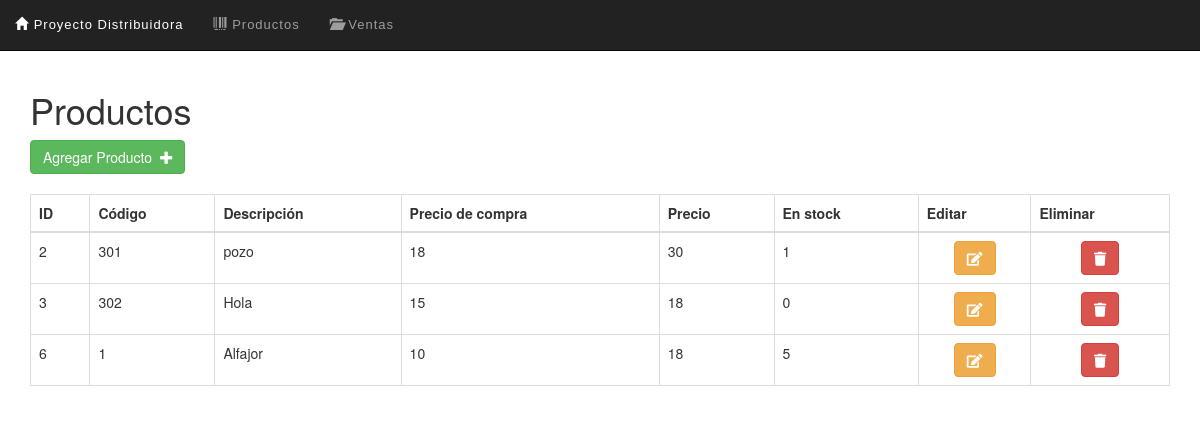
The app's page /listar.php with its own data.
### tables this page shows
CREATE TABLE `productos` (
  `id` bigint(20) UNSIGNED NOT NULL,
  `codigo` varchar(255) NOT NULL,
  `descripcion` varchar(255) NOT NULL,
  `precioVenta` int(5) NOT NULL,
  `precioCompra` int(5) NOT NULL,
  `cantidad` int(5) NOT NULL
);

### listar.php (the view, shortened to what this page needs)
<?php include_once "encabezado.php"; ?>
<?php
include_once "conexion.php";
$sentencia = $base_de_datos->query("CALL seleccionar_productos");
$productos = $sentencia->fetchAll(PDO::FETCH_OBJ);
?>
	<div class="col-xs-12">
		<h1>Productos</h1>
		<div>
			<a class="btn btn-success" href="./formulario.php">Agregar Producto  <i class="fa fa-plus"></i></a>
		</div>
		<br>
		<table class="table table-bordered table-responsive">
			<thead>
				<tr>
					<th class="visible-lg">ID</th>
					<th>Código</th>
					<th>Descripción</th>
					<th class="visible-lg">Precio de compra</th>
					<th>Precio</th>
					<th>En stock</th>
					<th>Editar</th>
					<th>Eliminar</th>
				</tr>
			</thead>
			<tbody>
				<?php foreach($productos as $producto){ ?>
				<tr>
					<td class="visible-lg"><?php echo $producto->id ?></td>
					<td><?php echo $producto->codigo ?></td>
					<td><?php echo $producto->descripcion ?></td>
					<td class="visible-lg"><?php echo $producto->precioCompra ?></td>
					<td><?php echo $producto->precioVenta ?></td>
					<td><?php echo $producto->cantidad ?></td>
					<td align="center"><a class="btn btn-warning" href="<?php echo "editar.php?id=" . $producto->id?>"><i class="fa fa-edit"></i></a></td>
					<td align="center"><a class="btn btn-danger" href="<?php echo "eliminar.php?id=" . $producto->id?>" onClick="return confirma(this)"><i class="fa fa-trash"></i></a></td>
				</tr>
				<?php } ?>
			</tbody>
		</table>
	</div>
<?php include_once "pie.php" ?>

### encabezado.php (shortened to what this page needs)
<!DOCTYPE html>
<html lang="es">
<head>
    <link rel="stylesheet" href="./css/fontawesome-all.min.css">
    <link rel="stylesheet" href="./css/2.css">
    <link rel="stylesheet" href="./css/estilo.css">
    <link rel="stylesheet" href="https://maxcdn.bootstrapcdn.com/bootstrap/3.4.1/css/bootstrap.min.css">
    <link rel="stylesheet" type="text/css" href="css/estilo2.css">
</head>
<body>
<header id="cabecera">
    <div class="container-fluid">
        <div class="row">
            <nav class="navbar navbar-inverse navbar-fixed-top" role="navigation">
                <div class="collapse navbar-collapse navbar-ex1-collapse navegacion">
                    <ul class="nav navbar-nav navbar-inverse menu">
                        <li><a href="#"><span class="glyphicon glyphicon-home"></span> Proyecto Distribuidora</a></li>
                        <li class="dropdown"><a href="#" class="dropdown-toggle" data-toggle="dropdown" role="button" aria-haspopup="true" aria-expanded="false"><span class="glyphicon glyphicon-barcode"></span> Productos</a>
                        </li>
                        <li class="dropdown"><a href="#" class="dropdown-toggle" data-toggle="dropdown" role="button" aria-haspopup="true" aria-expanded="false"><span class="glyphicon glyphicon-folder-open"></span> Ventas</a>
                        </li>
                    </ul>
                </div>
            </nav>
</header>
	<div class="container">
		<div class="row">

### pie.php
		</div>
	</div>
</body>
</html>

### css/estilo.css (style rules this page uses)
body { padding-top: 70px; }

### css/estilo2.css (style rules this page uses)
.navegacion ul { list-style: none; padding-left: 0px; width: 100%; font-family: Monserrat, sans-serif; font-size: 13px; letter-spacing: 1px; }

### records on screen
productos: id "2", codigo "301", descripcion "pozo", precioCompra "18", precioVenta "30", cantidad "1"
productos: id "3", codigo "302", descripcion "Hola", precioCompra "15", precioVenta "18", cantidad "0"
productos: id "6", codigo "1", descripcion "Alfajor", precioCompra "10", precioVenta "18", cantidad "5"
